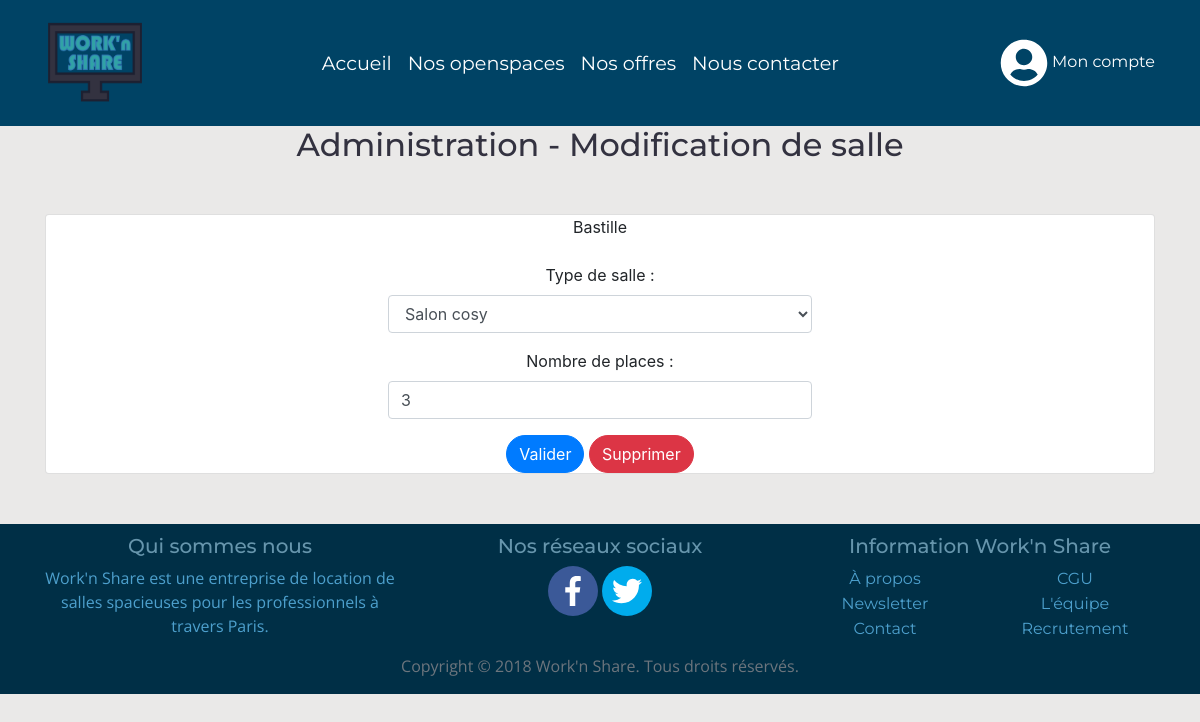
Page /admin_rooms_edit.php?id_room=2&id_location=1 (signed in) on the committed database.
### tables this page shows
CREATE TABLE `location` (
  `id_location` int(11) NOT NULL,
  `town` varchar(50) NOT NULL,
  `address` varchar(255) NOT NULL
);

CREATE TABLE `room` (
  `id_room` int(11) NOT NULL,
  `type_room` varchar(100) NOT NULL,
  `number_places` int(11) NOT NULL,
  `booked` tinyint(4) NOT NULL DEFAULT '0',
  `id_location` int(11) DEFAULT NULL
);

### assets/include/function.php (called while the page is built, shortened)
<?php
function connectDb() {
  try {
    $db = new PDO("mysql:host=".DB_HOST.";dbname=".DB_NAME, DB_USER, DB_PWD);
    $db->setAttribute(PDO::ATTR_ERRMODE, PDO::ERRMODE_EXCEPTION);
  } catch(PDOException $e) {
    die("Erreur de connection: " . $e->getMessage() );
  }
  return $db;
}
function name_town($id){
    $db = connectDb();
    $query = $db->prepare("SELECT town FROM LOCATION WHERE id_location=:id_location");
    $query->bindParam('id_location', $id);
    $query->execute();
    $result = $query->fetch(PDO::FETCH_ASSOC);
    return $result["town"];
}
?>

### admin_rooms_edit.php (the view, shortened to what this page needs)
<?php
    include 'assets/include/head.php';
    $db = connectDb();
    $query = $db->prepare("SELECT type_room, number_places FROM ROOM WHERE id_room=:id_room AND id_location=:id_location");
    $query->execute([   "id_room" => $_GET["id_room"],
                        "id_location" => $_GET["id_location"]
                    ]);
    $result = $query->fetch();
?>
<body>
    <?php include 'assets/include/header.php'; ?>
        <section>
            <center><h2>Administration - Modification de salle</h2></center>
            <div class="container main-content">
                <div class="row" style="margin-top:50px; margin-bottom:50px;">
                    <div class="col-md-12">
                        <div class="card-deck">
                            <div class="card" style="padding-left:30%; padding-right:30%;">
                                <?php echo '<form method="POST" action="admin_rooms_edit.php?id_room='.$_GET["id_room"].'&id_location='.$_GET["id_location"].'">'; ?>
                                    <center>
                                        <div class="form-group">
                                            <?php
                                                $db = connectDb();
                                                $name = name_town($_GET["id_location"],$db);
                                                echo "<label>".$name."</label>";
                                            ?>
                                        </div>
                                        <div class="form-group">
                                            <center>
                                                <label>Type de salle :</label>
                                                <select class="form-control" name="room_select">
                                                    <option value="Salon cosy" <?php if($result["type_room"]=="Salon cosy") echo 'selected="selected"'; ?>>Salon cosy</option>
                                                </select>
                                            </center>
                                        </div>
                                        <div class="form-group">
                                            <center>
                                                <label>Nombre de places :</label>
                                                <?php echo '<input type="text" class="form-control" name="number_of_places" value="'.$result[1].'" required="required">'; ?>
                                            </center>
                                        </div>
                                        <button type="submit" class="btn btn-primary">Valider</button>
                                        <?php echo '<a class="btn btn-danger" href="admin_rooms_edit.php?id_room='.$_GET["id_room"].'&id_location='.$_GET["id_location"].'&del=true">Supprimer</a>'; ?>
                                    </center>
                                </form>
                            </div>
                        </div>
                    </div>
                </div>
            </div>
        </section>
        <?php include "assets/include/footer.php"; ?>
    </body>
</html>

### assets/css/stylesheet.css (style rules this page uses)
html, body { height: 100%; }
body { background-color: #eae9e8; }
h1, h2, h3, h4, h5, h6 { font-family: 'Montserrat', sans-serif; color: #333240; }
.btn { border-radius: 100px; }

### rows in the picture
location: town "Bastille"
room: room_select "Salon cosy", number_of_places "3"
